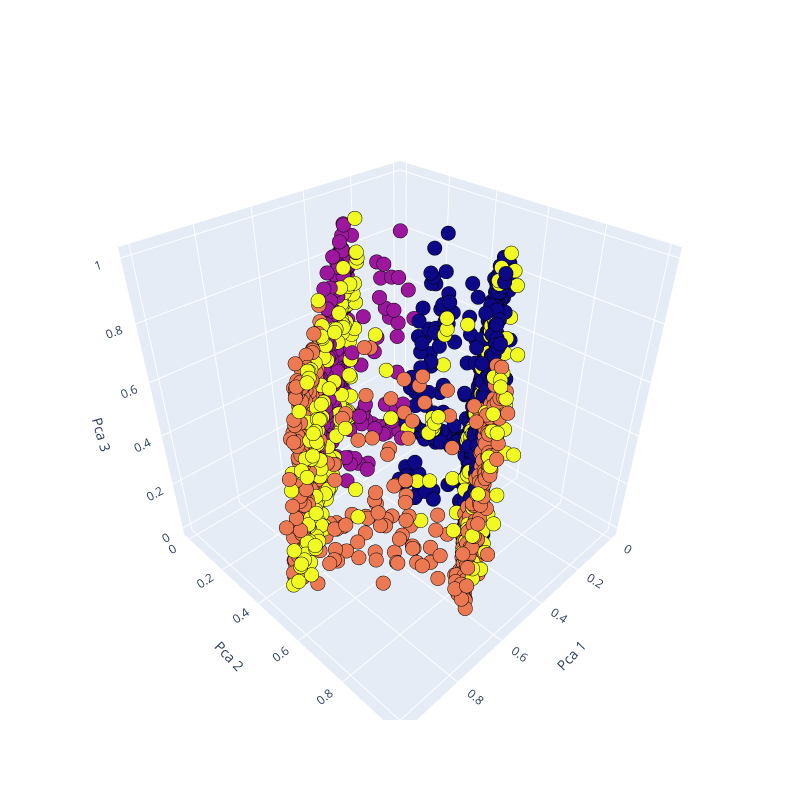

Source (notebook cell):
### Code cell
# 3d scatterplot using plotly
Scene = dict(xaxis = dict(title  = 'Pca 1'),yaxis = dict(title  = 'Pca 2'),zaxis = dict(title  = 'Pca 3'))

# model.labels_ is nothing but the predicted clusters i.e y_clusters
labels = model.labels_
trace = go.Scatter3d(x=results_3d[:, 0], y=results_3d[:, 1], z=results_3d[:, 2], mode='markers',marker=dict(color = labels, size= 5, line=dict(color= 'black',width =1)))
layout = go.Layout(margin=dict(l=0,r=0),scene = Scene,height = 800,width = 800)
data = [trace]
fig = go.Figure(data = data, layout = layout)
fig.show()

### Figure 1 — Plotly figure (JSON) as saved in the notebook; plotly's stock layout.template omitted (floating-point values rounded to 4 significant figures; data arrays with more than 128 entries replaced by an {"elided": "..."} marker saying what was removed)
{"data": [{"marker": {"color": {"elided": "3078 int values"}, "line": {"color": "black", "width": 1}, "size": 5}, "mode": "markers", "type": "scatter3d", "x": {"elided": "3078 float values"}, "y": {"elided": "3078 float values"}, "z": {"elided": "3078 float values"}}], "layout": {"height": 800, "margin": {"l": 0, "r": 0}, "scene": {"xaxis": {"title": {"text": "Pca 1"}}, "yaxis": {"title": {"text": "Pca 2"}}, "zaxis": {"title": {"text": "Pca 3"}}}, "width": 800}}
